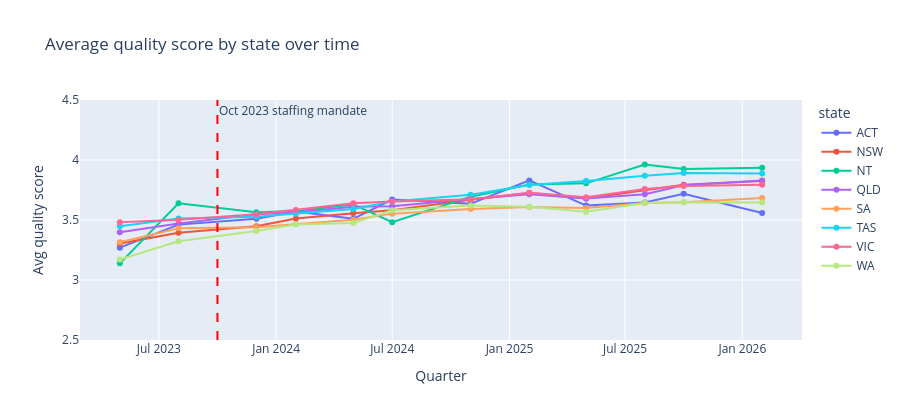

Write notebook code for a chart like this one.
### Code cell
# Quality by state over time — for dashboard lead chart
qual_state = ratings.groupby(['snapshot_date', 'state'])['quality_score'].mean().reset_index()

fig = px.line(
    qual_state, x='snapshot_date', y='quality_score', color='state',
    title='Average quality score by state over time',
    labels={'quality_score': 'Avg quality score', 'snapshot_date': 'Quarter'},
    markers=True,
)
fig.add_vline(
    x=MANDATE_TS, line_dash='dash', line_color='red',
    annotation_text='Oct 2023 staffing mandate',
    annotation_position='top right',
)
fig.update_layout(yaxis_range=[2.5, 4.5], height=420)
fig.show()

### Figure 1 — Plotly figure (JSON) as saved in the notebook; plotly's stock layout.template omitted (floating-point values rounded to 4 significant figures)
{"data": [{"hovertemplate": "state=ACT<br>Quarter=%{x}<br>Avg quality score=%{y}<extra></extra>", "legendgroup": "ACT", "line": {"color": "#636efa", "dash": "solid"}, "marker": {"symbol": "circle"}, "mode": "lines+markers", "name": "ACT", "orientation": "v", "showlegend": true, "type": "scatter", "x": ["2023-05-01T00:00:00.000000", "2023-08-01T00:00:00.000000", "2023-12-01T00:00:00.000000", "2024-02-01T00:00:00.000000", "2024-05-01T00:00:00.000000", "2024-07-01T00:00:00.000000", "2024-11-01T00:00:00.000000", "2025-02-01T00:00:00.000000", "2025-05-01T00:00:00.000000", "2025-08-01T00:00:00.000000", "2025-10-01T00:00:00.000000", "2026-02-01T00:00:00.000000"], "xaxis": "x", "y": [3.269, 3.462, 3.51, 3.57, 3.51, 3.67, 3.635, 3.83, 3.62, 3.646, 3.719, 3.559], "yaxis": "y"}, {"hovertemplate": "state=NSW<br>Quarter=%{x}<br>Avg quality score=%{y}<extra></extra>", "legendgroup": "NSW", "line": {"color": "#EF553B", "dash": "solid"}, "marker": {"symbol": "circle"}, "mode": "lines+markers", "name": "NSW", "orientation": "v", "showlegend": true, "type": "scatter", "x": ["2023-05-01T00:00:00.000000", "2023-08-01T00:00:00.000000", "2023-12-01T00:00:00.000000", "2024-02-01T00:00:00.000000", "2024-05-01T00:00:00.000000", "2024-07-01T00:00:00.000000", "2024-11-01T00:00:00.000000", "2025-02-01T00:00:00.000000", "2025-05-01T00:00:00.000000", "2025-08-01T00:00:00.000000", "2025-10-01T00:00:00.000000", "2026-02-01T00:00:00.000000"], "xaxis": "x", "y": [3.304, 3.394, 3.447, 3.512, 3.556, 3.581, 3.668, 3.725, 3.679, 3.751, 3.793, 3.825], "yaxis": "y"}, {"hovertemplate": "state=NT<br>Quarter=%{x}<br>Avg quality score=%{y}<extra></extra>", "legendgroup": "NT", "line": {"color": "#00cc96", "dash": "solid"}, "marker": {"symbol": "circle"}, "mode": "lines+markers", "name": "NT", "orientation": "v", "showlegend": true, "type": "scatter", "x": ["2023-05-01T00:00:00.000000", "2023-08-01T00:00:00.000000", "2023-12-01T00:00:00.000000", "2024-02-01T00:00:00.000000", "2024-05-01T00:00:00.000000", "2024-07-01T00:00:00.000000", "2024-11-01T00:00:00.000000", "2025-02-01T00:00:00.000000", "2025-05-01T00:00:00.000000", "2025-08-01T00:00:00.000000", "2025-10-01T00:00:00.000000", "2026-02-01T00:00:00.000000"], "xaxis": "x", "y": [3.139, 3.639, 3.565, 3.574, 3.63, 3.481, 3.694, 3.796, 3.806, 3.963, 3.926, 3.935], "yaxis": "y"}, {"hovertemplate": "state=QLD<br>Quarter=%{x}<br>Avg quality score=%{y}<extra></extra>", "legendgroup": "QLD", "line": {"color": "#ab63fa", "dash": "solid"}, "marker": {"symbol": "circle"}, "mode": "lines+markers", "name": "QLD", "orientation": "v", "showlegend": true, "type": "scatter", "x": ["2023-05-01T00:00:00.000000", "2023-08-01T00:00:00.000000", "2023-12-01T00:00:00.000000", "2024-02-01T00:00:00.000000", "2024-05-01T00:00:00.000000", "2024-07-01T00:00:00.000000", "2024-11-01T00:00:00.000000", "2025-02-01T00:00:00.000000", "2025-05-01T00:00:00.000000", "2025-08-01T00:00:00.000000", "2025-10-01T00:00:00.000000", "2026-02-01T00:00:00.000000"], "xaxis": "x", "y": [3.397, 3.472, 3.547, 3.564, 3.611, 3.614, 3.674, 3.715, 3.68, 3.715, 3.79, 3.829], "yaxis": "y"}, {"hovertemplate": "state=SA<br>Quarter=%{x}<br>Avg quality score=%{y}<extra></extra>", "legendgroup": "SA", "line": {"color": "#FFA15A", "dash": "solid"}, "marker": {"symbol": "circle"}, "mode": "lines+markers", "name": "SA", "orientation": "v", "showlegend": true, "type": "scatter", "x": ["2023-05-01T00:00:00.000000", "2023-08-01T00:00:00.000000", "2023-12-01T00:00:00.000000", "2024-02-01T00:00:00.000000", "2024-05-01T00:00:00.000000", "2024-07-01T00:00:00.000000", "2024-11-01T00:00:00.000000", "2025-02-01T00:00:00.000000", "2025-05-01T00:00:00.000000", "2025-08-01T00:00:00.000000", "2025-10-01T00:00:00.000000", "2026-02-01T00:00:00.000000"], "xaxis": "x", "y": [3.315, 3.432, 3.44, 3.467, 3.502, 3.553, 3.592, 3.608, 3.6, 3.642, 3.649, 3.684], "yaxis": "y"}, {"hovertemplate": "state=TAS<br>Quarter=%{x}<br>Avg quality score=%{y}<extra></extra>", "legendgroup": "TAS", "line": {"color": "#19d3f3", "dash": "solid"}, "marker": {"symbol": "circle"}, "mode": "lines+markers", "name": "TAS", "orientation": "v", "showlegend": true, "type": "scatter", "x": ["2023-05-01T00:00:00.000000", "2023-08-01T00:00:00.000000", "2023-12-01T00:00:00.000000", "2024-02-01T00:00:00.000000", "2024-05-01T00:00:00.000000", "2024-07-01T00:00:00.000000", "2024-11-01T00:00:00.000000", "2025-02-01T00:00:00.000000", "2025-05-01T00:00:00.000000", "2025-08-01T00:00:00.000000", "2025-10-01T00:00:00.000000", "2026-02-01T00:00:00.000000"], "xaxis": "x", "y": [3.448, 3.512, 3.528, 3.552, 3.592, 3.655, 3.711, 3.792, 3.824, 3.869, 3.891, 3.887], "yaxis": "y"}, {"hovertemplate": "state=VIC<br>Quarter=%{x}<br>Avg quality score=%{y}<extra></extra>", "legendgroup": "VIC", "line": {"color": "#FF6692", "dash": "solid"}, "marker": {"symbol": "circle"}, "mode": "lines+markers", "name": "VIC", "orientation": "v", "showlegend": true, "type": "scatter", "x": ["2023-05-01T00:00:00.000000", "2023-08-01T00:00:00.000000", "2023-12-01T00:00:00.000000", "2024-02-01T00:00:00.000000", "2024-05-01T00:00:00.000000", "2024-07-01T00:00:00.000000", "2024-11-01T00:00:00.000000", "2025-02-01T00:00:00.000000", "2025-05-01T00:00:00.000000", "2025-08-01T00:00:00.000000", "2025-10-01T00:00:00.000000", "2026-02-01T00:00:00.000000"], "xaxis": "x", "y": [3.482, 3.503, 3.548, 3.583, 3.639, 3.654, 3.674, 3.727, 3.691, 3.758, 3.783, 3.793], "yaxis": "y"}, {"hovertemplate": "state=WA<br>Quarter=%{x}<br>Avg quality score=%{y}<extra></extra>", "legendgroup": "WA", "line": {"color": "#B6E880", "dash": "solid"}, "marker": {"symbol": "circle"}, "mode": "lines+markers", "name": "WA", "orientation": "v", "showlegend": true, "type": "scatter", "x": ["2023-05-01T00:00:00.000000", "2023-08-01T00:00:00.000000", "2023-12-01T00:00:00.000000", "2024-02-01T00:00:00.000000", "2024-05-01T00:00:00.000000", "2024-07-01T00:00:00.000000", "2024-11-01T00:00:00.000000", "2025-02-01T00:00:00.000000", "2025-05-01T00:00:00.000000", "2025-08-01T00:00:00.000000", "2025-10-01T00:00:00.000000", "2026-02-01T00:00:00.000000"], "xaxis": "x", "y": [3.171, 3.323, 3.409, 3.462, 3.476, 3.582, 3.621, 3.611, 3.568, 3.641, 3.648, 3.646], "yaxis": "y"}], "layout": {"annotations": [{"showarrow": false, "text": "Oct 2023 staffing mandate", "x": 1696000000000.0, "xanchor": "left", "xref": "x", "y": 1, "yanchor": "top", "yref": "y domain"}], "height": 420, "legend": {"title": {"text": "state"}, "tracegroupgap": 0}, "shapes": [{"line": {"color": "red", "dash": "dash"}, "type": "line", "x0": 1696000000000.0, "x1": 1696000000000.0, "xref": "x", "y0": 0, "y1": 1, "yref": "y domain"}], "title": {"text": "Average quality score by state over time"}, "xaxis": {"anchor": "y", "domain": [0.0, 1.0], "title": {"text": "Quarter"}}, "yaxis": {"anchor": "x", "domain": [0.0, 1.0], "range": [2.5, 4.5], "title": {"text": "Avg quality score"}}}}
